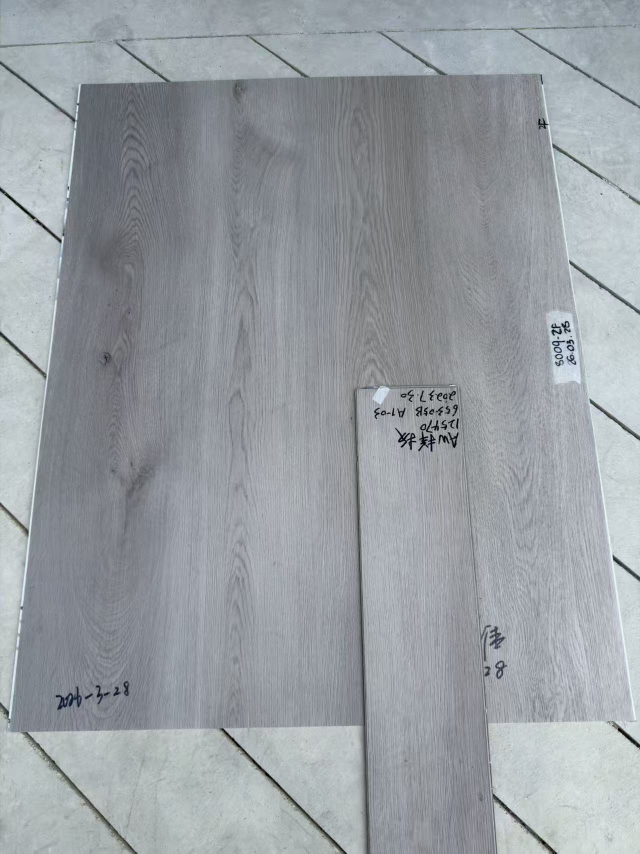
#> input picture batch_test/case1.jpg, 1280 x 1707 px (shown at 1/2 size)
$ python -i elite_expert_factors.py   (imports and definitions only)
#> lines starting #> are read from the running program, lines starting #| are printed output that depends on the picture; after the words box and inside, x2 and y2 are one past the last pixel; in counts of white or black regions, pixels touching at a corner belong together
#> further down, picture is the input picture: shape (1707, 1280, 3); mean B, G, R 162.8, 157.9, 152.4
"""
SENIA Elite — 全面对色因素分析引擎
====================================
对色老员工考虑的所有因素, 不仅仅是颜色.

工厂实际场景中影响对色判断的完整因素清单:
  1. 颜色一致性 (已有) — ΔE, dL/da/db方向
  2. 纹理一致性 (已有) — 木纹方向/密度
  3. 光泽一致性 (已有) — 高光分布
  4. 接缝色差   (已有) — 相邻区域对比
  ────────── 以下是新增因素 ──────────
  5. 手写文字/标签干扰 — 检测并排除手写字对颜色测量的影响
  6. 拍摄角度补偿 — 透视变形导致的颜色偏差
  7. 阴影区域检测 — 自然光阴影导致局部偏暗
  8. 边缘暗角/渐晕 — 手机镜头渐晕导致边缘偏暗
  9. 湿度/水渍检测 — 湿板vs干板颜色不同
  10. 批次间记忆对比 — 与上次合格批次对比(不仅仅当前批内)
  11. 客户偏好学习 — 不同客户对色差的容忍度不同
  12. 季节/时段光线补偿 — 上午vs下午自然光不同
"""

from __future__ import annotations

import math
import time
from typing import Any

import cv2
import numpy as np

from elite_color_science import bgr_to_lab_float32, ciede2000_scalar


# ─── 5. 手写文字/标签干扰检测 ─────────────────────────────

def detect_text_interference(image_bgr: np.ndarray,
                              planks: list[dict[str, Any]] | None = None) -> dict[str, Any]:
    """
    检测板材上的手写文字、贴纸、标签.
    这些区域会干扰颜色测量, 必须排除.

    老员工会自动忽略板上的字, 但机器不会 — 这是机器的盲点.
    """
    h, w = image_bgr.shape[:2]
    gray = cv2.cvtColor(image_bgr, cv2.COLOR_BGR2GRAY)

    # 黑色手写字: 用形态学黑帽运算检测
    kernel_sizes = [(15, 15), (25, 25)]
    text_mask = np.zeros((h, w), dtype=np.uint8)
    for ks in kernel_sizes:
        kernel = cv2.getStructuringElement(cv2.MORPH_RECT, ks)
        blackhat = cv2.morphologyEx(gray, cv2.MORPH_BLACKHAT, kernel)
        _, thresh = cv2.threshold(blackhat, 0, 255, cv2.THRESH_BINARY + cv2.THRESH_OTSU)
        text_mask = cv2.bitwise_or(text_mask, thresh)
#> this loop made 2 passes
#> pass 1, in detect_text_interference, `blackhat = cv2.morphologyEx(gray, cv2.MORPH_BLACKHAT, kernel)`:
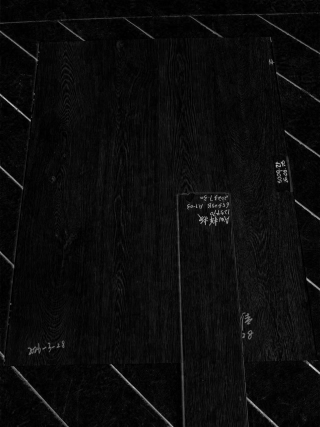
#> blackhat: shape (1707, 1280) (shown at 1/4 size); min 0, max 222, mean 11.4
#> pass 1, in detect_text_interference, `_, thresh = cv2.threshold(blackhat, 0, 255, cv2.THRESH_BINARY + cv2.TH..`:
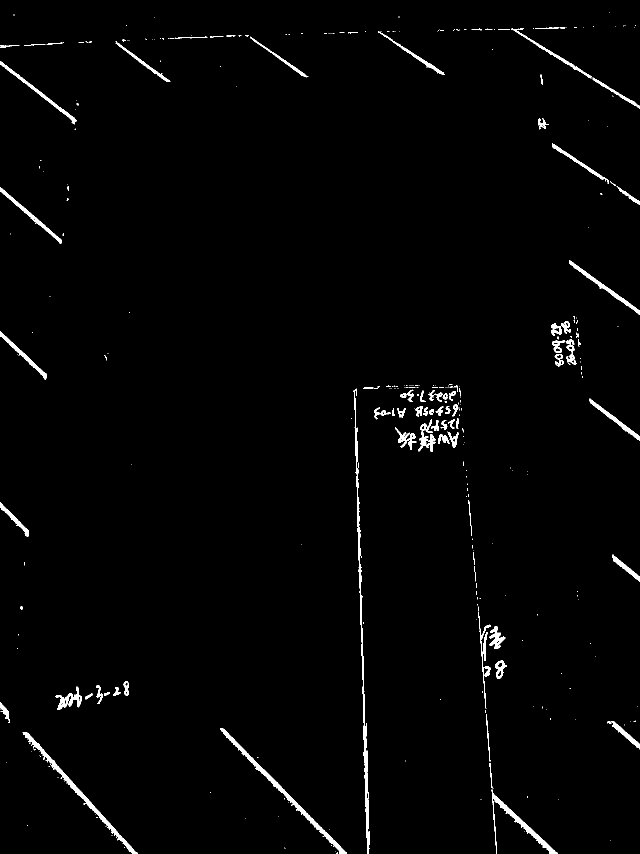
#> thresh: shape (1707, 1280) (shown at 1/2 size); 1.5% white; 379 white regions (283 under 20 px), largest, box (x1, y1, x2, y2) and area: (708, 777, 740, 1707) 3082, (440, 1456, 694, 1707) 2785, (45, 1464, 275, 1707) 2651
#> pass 2, in detect_text_interference, `_, thresh = cv2.threshold(blackhat, 0, 255, cv2.THRESH_BINARY + cv2.TH..`:
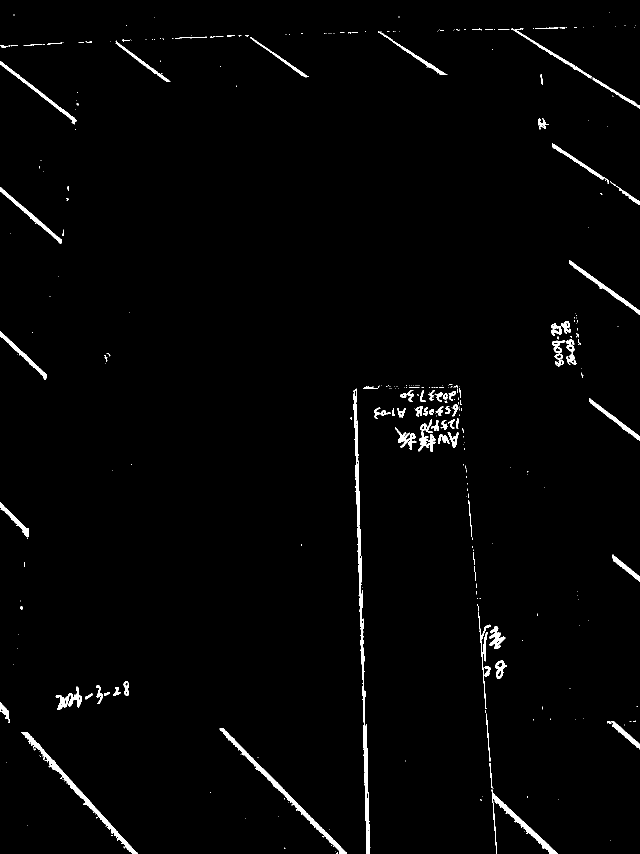
#> thresh: shape (1707, 1280) (shown at 1/2 size); 1.6% white; 376 white regions (281 under 20 px), largest, box (x1, y1, x2, y2) and area: (707, 777, 741, 1707) 4433, (439, 1456, 694, 1707) 2872, (42, 1464, 275, 1707) 2870

    # 白色标签/贴纸: 高亮度+低饱和度区域
    hsv = cv2.cvtColor(image_bgr, cv2.COLOR_BGR2HSV)
#> hsv: shape (1707, 1280, 3); mean H, S, V 104.1, 17.1, 163
    white_label = (hsv[:, :, 2] > 200) & (hsv[:, :, 1] < 40)
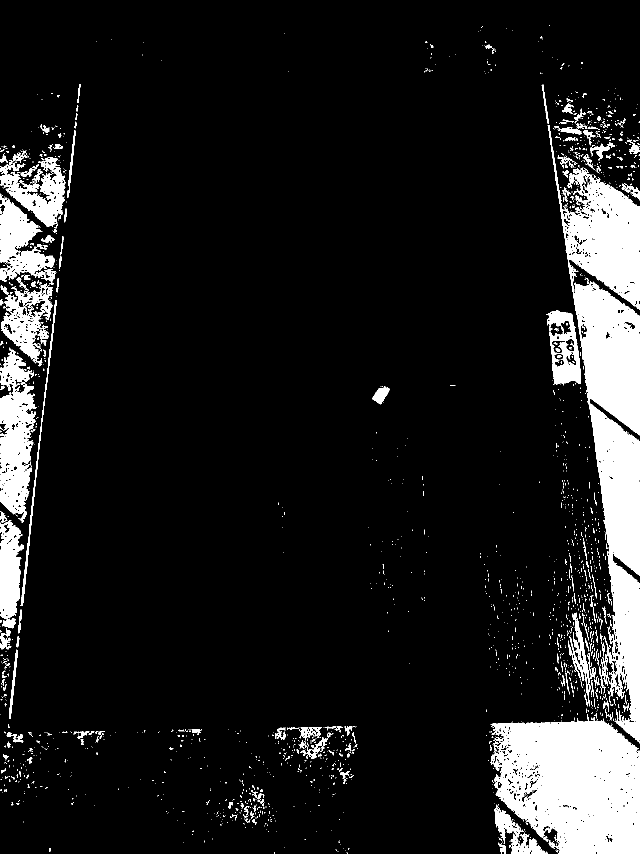
#> white_label: shape (1707, 1280) bool (shown at 1/2 size); 10.7% white; 2049 white regions (1825 under 20 px), largest, box (x1, y1, x2, y2) and area: (1095, 250, 1280, 1487) 89398, (980, 1428, 1280, 1707) 61932, (0, 695, 73, 1046) 15474
    text_mask = cv2.bitwise_or(text_mask, (white_label.astype(np.uint8) * 255))
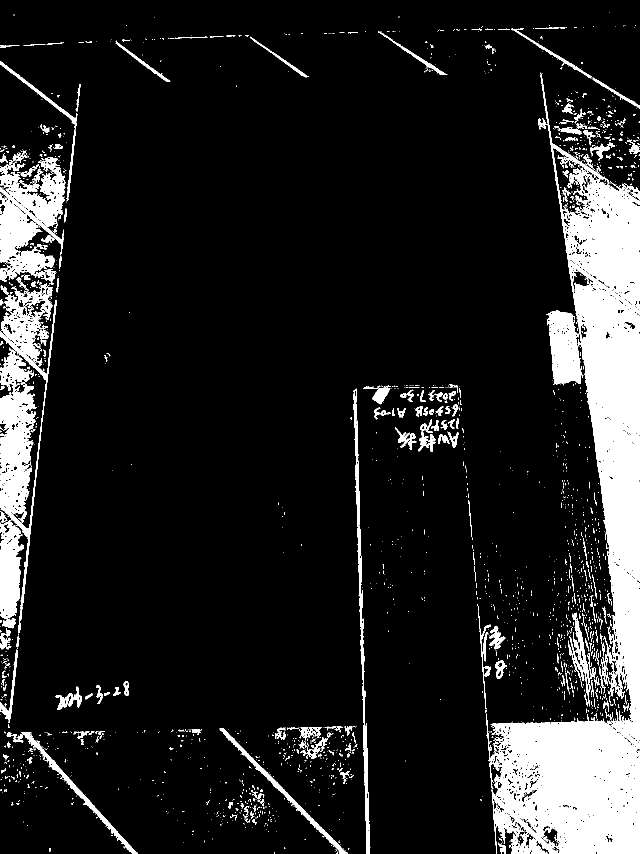
#> text_mask: shape (1707, 1280) (shown at 1/2 size); 12.3% white; 2296 white regions (2015 under 20 px), largest, box (x1, y1, x2, y2) and area: (979, 149, 1280, 1707) 161819, (0, 567, 113, 1212) 26040, (0, 316, 131, 570) 18633

    # 清理小噪点
    kernel_clean = cv2.getStructuringElement(cv2.MORPH_RECT, (3, 3))
#> kernel_clean = [[1, 1, 1], [1, 1, 1], [1, 1, 1]]
    text_mask = cv2.morphologyEx(text_mask, cv2.MORPH_OPEN, kernel_clean)
#> text_mask: shape (1707, 1280); 11.2% white; 506 white regions (245 under 20 px)
#> (the rest of the program and of its run is left out)
